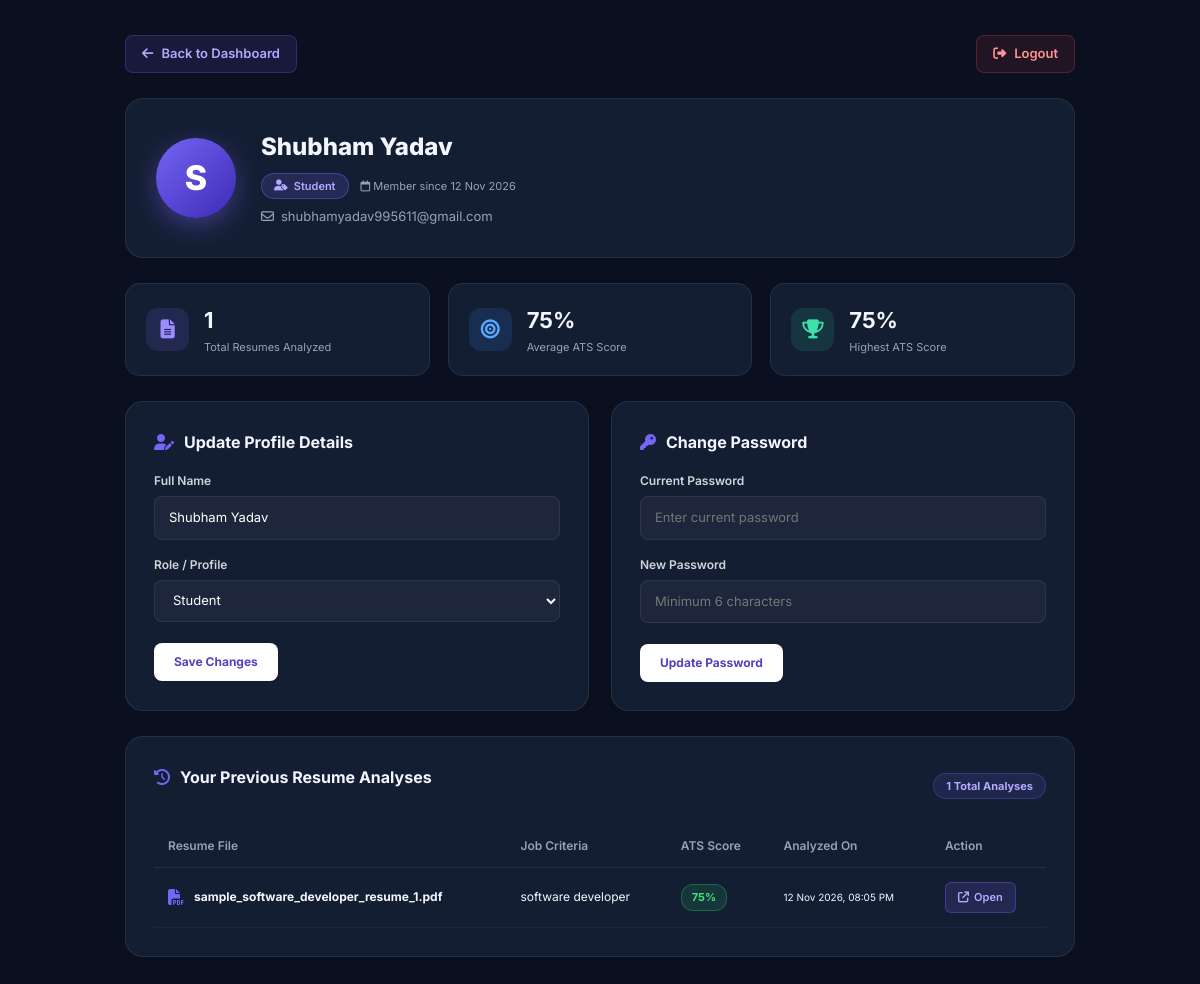
Screenshot of /profile (signed in) with the database file from the repository.
### tables this page shows
CREATE TABLE users (id INTEGER PRIMARY KEY AUTOINCREMENT, name TEXT NOT NULL, email TEXT UNIQUE NOT NULL, password_hash TEXT NOT NULL, role TEXT DEFAULT 'Student', created_at TEXT NOT NULL);

CREATE TABLE resume_history (
                id INTEGER PRIMARY KEY AUTOINCREMENT,
                filename TEXT NOT NULL,
                job_title TEXT,
                ats_score INTEGER NOT NULL,
                total_skills INTEGER NOT NULL,
                matched_skills TEXT NOT NULL,
                missing_skills TEXT NOT NULL,
                created_at TEXT NOT NULL
            , user_id INTEGER);

### app.py (the view, shortened to what this page needs)
@app.route("/profile", methods=["GET", "POST"])
@login_required
def profile():
    user = get_current_user()
    error_message = None
    success_message = None
    with sqlite3.connect(DATABASE) as conn:
        conn.row_factory = sqlite3.Row
        user_history = conn.execute("""
            SELECT * FROM resume_history
            WHERE user_id = ?
            ORDER BY id DESC
        """, (user["id"],)).fetchall()
        stats = conn.execute("""
            SELECT
                COUNT(*) AS total,
                AVG(ats_score) AS average,
                MAX(ats_score) AS best
            FROM resume_history
            WHERE user_id = ?
        """, (user["id"],)).fetchone()
    total_resumes = stats["total"] or 0
    average_score = round(stats["average"]) if stats["average"] is not None else 0
    best_score = round(stats["best"]) if stats["best"] is not None else 0
    return render_template(
        "profile.html",
        current_user=user,
        user_history=user_history,
        total_resumes=total_resumes,
        average_score=average_score,
        best_score=best_score,
        success_message=success_message,
        error_message=error_message
    )

### app.py (called while the page is built)
def get_current_user():
    user_id = session.get("user_id")
    if not user_id:
        return None
    with sqlite3.connect(DATABASE) as conn:
        conn.row_factory = sqlite3.Row
        user = conn.execute(
            "SELECT * FROM users WHERE id = ?",
            (user_id,)
        ).fetchone()
    return user

def login_required(f):
    @wraps(f)
    def decorated_function(*args, **kwargs):
        if "user_id" not in session or not get_current_user():
            return redirect(url_for("login"))
        return f(*args, **kwargs)
    return decorated_function

### templates/profile.html (shortened to what this page needs)
<!DOCTYPE html>
<html lang="en">
<head>
    <link rel="stylesheet" href="{{ url_for('static', filename='css/style.css') }}">
    <link rel="stylesheet" href="https://cdnjs.cloudflare.com/ajax/libs/font-awesome/6.5.0/css/all.min.css">
</head>
<body class="profile-body">
    <div class="profile-container">
        <div class="profile-top-bar">
            <a href="{{ url_for('dashboard') }}" class="back-link">
                <i class="fa-solid fa-arrow-left"></i> Back to Dashboard
            </a>
            <a href="{{ url_for('logout') }}" class="logout-link">
                <i class="fa-solid fa-right-from-bracket"></i> Logout
            </a>
        </div>
        <div class="profile-header-card">
            <div class="profile-avatar-large">
                {{ current_user.name[0].upper() }}
            </div>
            <div class="profile-header-info">
                <h2>{{ current_user.name }}</h2>
                <div class="badge-row">
                    <span class="user-role-badge">
                        <i class="fa-solid fa-user-tag"></i> {{ current_user.role }}
                    </span>
                    <span class="member-since">
                        <i class="fa-regular fa-calendar"></i> Member since {{ current_user.created_at }}
                    </span>
                </div>
                <p class="profile-email">
                    <i class="fa-regular fa-envelope"></i> {{ current_user.email }}
                </p>
            </div>
        </div>
        <div class="profile-stats-grid">
            <div class="profile-stat-box">
                <div class="stat-icon purple">
                    <i class="fa-solid fa-file-lines"></i>
                </div>
                <div>
                    <h3>{{ total_resumes }}</h3>
                    <p>Total Resumes Analyzed</p>
                </div>
            </div>
            <div class="profile-stat-box">
                <div class="stat-icon blue">
                    <i class="fa-solid fa-bullseye"></i>
                </div>
                <div>
                    <h3>{{ average_score }}%</h3>
                    <p>Average ATS Score</p>
                </div>
            </div>
            <div class="profile-stat-box">
                <div class="stat-icon green">
                    <i class="fa-solid fa-trophy"></i>
                </div>
                <div>
                    <h3>{{ best_score }}%</h3>
                    <p>Highest ATS Score</p>
                </div>
            </div>
        </div>
        <div class="profile-sections-grid">
            <div class="profile-card">
                <h3><i class="fa-solid fa-user-pen"></i> Update Profile Details</h3>
                <form method="POST" action="{{ url_for('profile') }}" class="profile-form">
                    <div class="form-group">
                        <label for="name">Full Name</label>
                        <input type="text" id="name" name="name" value="{{ current_user.name }}" required>
                    </div>
                    <div class="form-group">
                        <label for="role">Role / Profile</label>
                        <select id="role" name="role" required>
                            <option value="Student" {% if current_user.role == 'Student' %}selected{% endif %}>Student</option>
                        </select>
                    </div>
                    <button type="submit" class="primary-btn">Save Changes</button>
                </form>
            </div>
            <div class="profile-card">
                <h3><i class="fa-solid fa-key"></i> Change Password</h3>
                <form method="POST" action="{{ url_for('profile') }}" class="profile-form">
                    <div class="form-group">
                        <label for="current_password">Current Password</label>
                        <input type="password" id="current_password" name="current_password" placeholder="Enter current password" required>
                    </div>
                    <div class="form-group">
                        <label for="new_password">New Password</label>
                        <input type="password" id="new_password" name="new_password" placeholder="Minimum 6 characters" minlength="6" required>
                    </div>
                    <button type="submit" class="primary-btn">Update Password</button>
                </form>
            </div>
        </div>
        <div class="profile-card full-width">
            <div class="section-header-flex">
                <h3><i class="fa-solid fa-clock-rotate-left"></i> Your Previous Resume Analyses</h3>
                <span class="count-pill">{{ user_history|length }} Total Analyses</span>
            </div>
            {% if user_history %}
                <div class="profile-history-table-wrapper">
                    <table class="profile-history-table">
                        <thead>
                            <tr>
                                <th>Resume File</th>
                                <th>Job Criteria</th>
                                <th>ATS Score</th>
                                <th>Analyzed On</th>
                                <th>Action</th>
                            </tr>
                        </thead>
                        <tbody>
                            {% for item in user_history %}
                                <tr>
                                    <td>
                                        <div class="table-filename">
                                            <i class="fa-solid fa-file-pdf"></i>
                                            <strong>{{ item.filename }}</strong>
                                        </div>
                                    </td>
                                    <td>{{ item.job_title }}</td>
                                    <td>
                                        <span class="score-badge-table {% if item.ats_score >= 70 %}high{% elif item.ats_score >= 50 %}medium{% else %}low{% endif %}">
                                            {{ item.ats_score }}%
                                        </span>
                                    </td>
                                    <td><small>{{ item.created_at }}</small></td>
                                    <td>
                                        <a href="{{ url_for('dashboard') }}" class="btn-table-view">
                                            <i class="fa-solid fa-arrow-up-right-from-square"></i> Open
                                        </a>
                                    </td>
                                </tr>
                            {% endfor %}
                        </tbody>
                    </table>
                </div>
            {% endif %}
        </div>
    </div>
</body>
</html>

### rows the page displays
users: name "S", name "Shubham Yadav", role "Student", created_at "12 Nov 2026", email "shubhamyadav995611@gmail.com"
resume_history: filename "sample_software_developer_resume_1.pdf", job_title "software developer", ats_score "75", created_at "12 Nov 2026, 08:05 PM"

### other values shown
{{ total_resumes }} "1"
{{ average_score }} "75"
{{ best_score }} "75"
{{ user_history|length }} "1"
